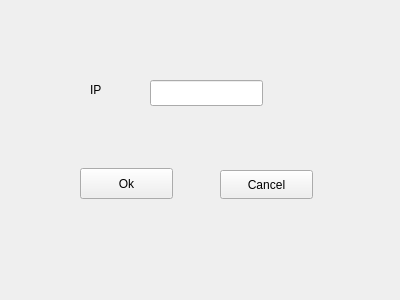
<?xml version="1.0" encoding="UTF-8"?>
<ui version="4.0">
 <class>ChooseServer</class>
 <widget class="QWidget" name="ChooseServer">
  <property name="geometry">
   <rect>
    <x>0</x>
    <y>0</y>
    <width>400</width>
    <height>300</height>
   </rect>
  </property>
  <property name="windowTitle">
   <string>Form</string>
  </property>
  <widget class="QLabel" name="label">
   <property name="geometry">
    <rect>
     <x>90</x>
     <y>80</y>
     <width>63</width>
     <height>20</height>
    </rect>
   </property>
   <property name="text">
    <string>IP</string>
   </property>
  </widget>
  <widget class="QLineEdit" name="ip">
   <property name="geometry">
    <rect>
     <x>150</x>
     <y>80</y>
     <width>113</width>
     <height>26</height>
    </rect>
   </property>
  </widget>
  <widget class="QPushButton" name="ok">
   <property name="geometry">
    <rect>
     <x>80</x>
     <y>168</y>
     <width>93</width>
     <height>31</height>
    </rect>
   </property>
   <property name="text">
    <string>Ok</string>
   </property>
  </widget>
  <widget class="QPushButton" name="cancel">
   <property name="geometry">
    <rect>
     <x>220</x>
     <y>170</y>
     <width>93</width>
     <height>29</height>
    </rect>
   </property>
   <property name="text">
    <string>Cancel</string>
   </property>
  </widget>
 </widget>
 <resources/>
 <connections/>
</ui>
